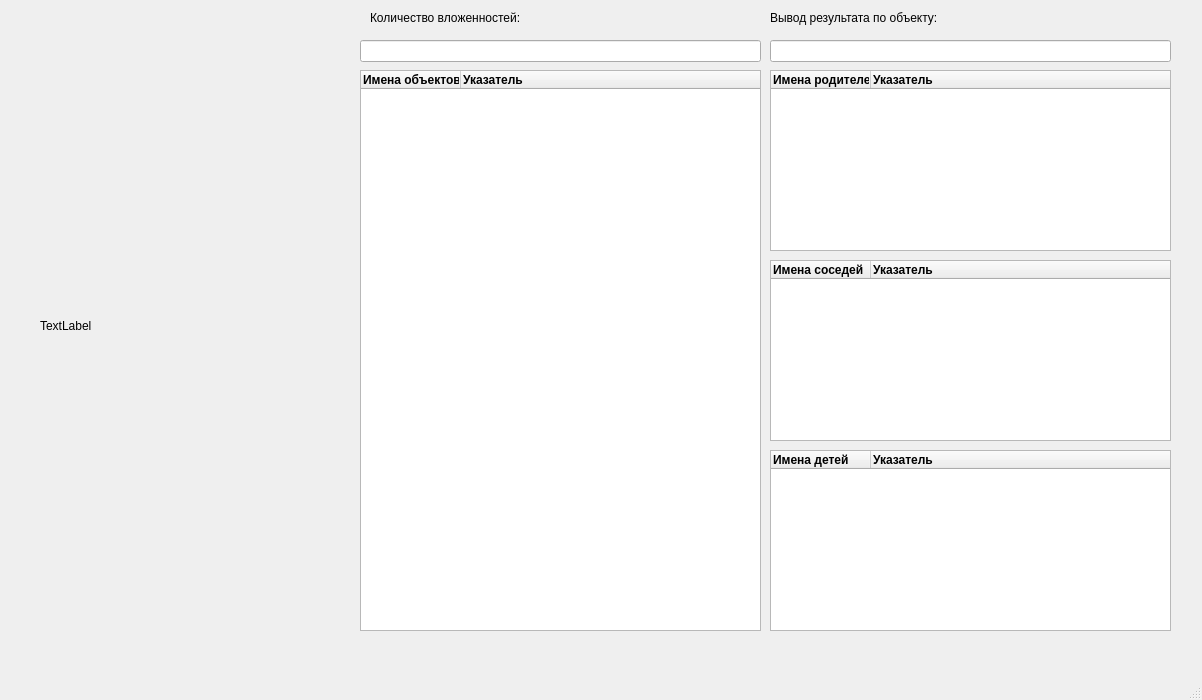
<?xml version="1.0" encoding="UTF-8"?>
<ui version="4.0">
 <class>MainWindow</class>
 <widget class="QMainWindow" name="MainWindow">
  <property name="geometry">
   <rect>
    <x>0</x>
    <y>0</y>
    <width>1202</width>
    <height>700</height>
   </rect>
  </property>
  <property name="windowTitle">
   <string>MainWindow</string>
  </property>
  <widget class="QWidget" name="centralwidget">
   <widget class="QTreeWidget" name="treeWidget">
    <property name="enabled">
     <bool>true</bool>
    </property>
    <property name="geometry">
     <rect>
      <x>360</x>
      <y>70</y>
      <width>401</width>
      <height>561</height>
     </rect>
    </property>
    <property name="sizePolicy">
     <sizepolicy hsizetype="Preferred" vsizetype="Preferred">
      <horstretch>0</horstretch>
      <verstretch>0</verstretch>
     </sizepolicy>
    </property>
    <property name="font">
     <font>
      <italic>false</italic>
      <bold>true</bold>
     </font>
    </property>
    <column>
     <property name="text">
      <string>Имена объектов</string>
     </property>
     <property name="textAlignment">
      <set>AlignLeading|AlignVCenter</set>
     </property>
    </column>
    <column>
     <property name="text">
      <string>Указатель</string>
     </property>
    </column>
   </widget>
   <widget class="QTreeWidget" name="treeWidget_2">
    <property name="enabled">
     <bool>true</bool>
    </property>
    <property name="geometry">
     <rect>
      <x>770</x>
      <y>70</y>
      <width>401</width>
      <height>181</height>
     </rect>
    </property>
    <property name="sizePolicy">
     <sizepolicy hsizetype="Preferred" vsizetype="Preferred">
      <horstretch>0</horstretch>
      <verstretch>0</verstretch>
     </sizepolicy>
    </property>
    <property name="font">
     <font>
      <italic>false</italic>
      <bold>true</bold>
     </font>
    </property>
    <column>
     <property name="text">
      <string>Имена родителей</string>
     </property>
     <property name="textAlignment">
      <set>AlignLeading|AlignVCenter</set>
     </property>
    </column>
    <column>
     <property name="text">
      <string>Указатель</string>
     </property>
    </column>
   </widget>
   <widget class="QTreeWidget" name="treeWidget_3">
    <property name="enabled">
     <bool>true</bool>
    </property>
    <property name="geometry">
     <rect>
      <x>770</x>
      <y>260</y>
      <width>401</width>
      <height>181</height>
     </rect>
    </property>
    <property name="sizePolicy">
     <sizepolicy hsizetype="Preferred" vsizetype="Preferred">
      <horstretch>0</horstretch>
      <verstretch>0</verstretch>
     </sizepolicy>
    </property>
    <property name="font">
     <font>
      <italic>false</italic>
      <bold>true</bold>
     </font>
    </property>
    <column>
     <property name="text">
      <string>Имена соседей</string>
     </property>
     <property name="textAlignment">
      <set>AlignLeading|AlignVCenter</set>
     </property>
    </column>
    <column>
     <property name="text">
      <string>Указатель</string>
     </property>
    </column>
   </widget>
   <widget class="QTreeWidget" name="treeWidget_4">
    <property name="enabled">
     <bool>true</bool>
    </property>
    <property name="geometry">
     <rect>
      <x>770</x>
      <y>450</y>
      <width>401</width>
      <height>181</height>
     </rect>
    </property>
    <property name="sizePolicy">
     <sizepolicy hsizetype="Preferred" vsizetype="Preferred">
      <horstretch>0</horstretch>
      <verstretch>0</verstretch>
     </sizepolicy>
    </property>
    <property name="font">
     <font>
      <italic>false</italic>
      <bold>true</bold>
     </font>
    </property>
    <column>
     <property name="text">
      <string>Имена детей</string>
     </property>
     <property name="textAlignment">
      <set>AlignLeading|AlignVCenter</set>
     </property>
    </column>
    <column>
     <property name="text">
      <string>Указатель</string>
     </property>
    </column>
   </widget>
   <widget class="QLineEdit" name="lineEdit">
    <property name="geometry">
     <rect>
      <x>360</x>
      <y>40</y>
      <width>401</width>
      <height>22</height>
     </rect>
    </property>
   </widget>
   <widget class="QLineEdit" name="lineEdit_2">
    <property name="geometry">
     <rect>
      <x>770</x>
      <y>40</y>
      <width>401</width>
      <height>22</height>
     </rect>
    </property>
   </widget>
   <widget class="QLabel" name="label_2">
    <property name="geometry">
     <rect>
      <x>370</x>
      <y>10</y>
      <width>361</width>
      <height>16</height>
     </rect>
    </property>
    <property name="text">
     <string>Количество вложенностей:</string>
    </property>
   </widget>
   <widget class="QLabel" name="label_3">
    <property name="geometry">
     <rect>
      <x>770</x>
      <y>10</y>
      <width>361</width>
      <height>16</height>
     </rect>
    </property>
    <property name="text">
     <string>Вывод результата по объекту:</string>
    </property>
   </widget>
   <widget class="QLabel" name="label">
    <property name="geometry">
     <rect>
      <x>40</x>
      <y>120</y>
      <width>261</width>
      <height>411</height>
     </rect>
    </property>
    <property name="text">
     <string>TextLabel</string>
    </property>
   </widget>
  </widget>
  <widget class="QMenuBar" name="menubar">
   <property name="geometry">
    <rect>
     <x>0</x>
     <y>0</y>
     <width>1202</width>
     <height>21</height>
    </rect>
   </property>
  </widget>
  <widget class="QStatusBar" name="statusbar"/>
 </widget>
 <resources/>
 <connections/>
</ui>
